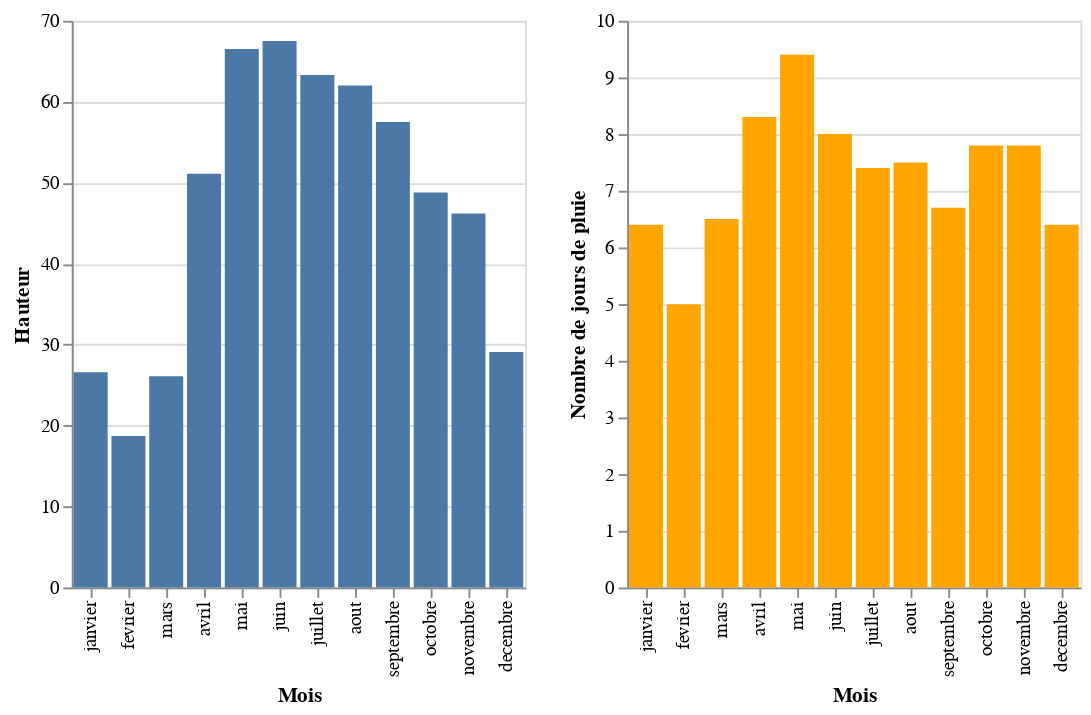

The code cell stored with this chart in its notebook:
### Markdown cell above
Et visualisons-la :

### Code cell
alt.Chart(moyenne_clermont.reset_index()).mark_bar().encode(
    alt.X('mois:N', title='Mois', sort =mois),
    alt.Y('hauteur', title='Hauteur'),
    tooltip=['mois', 'hauteur']
) | alt.Chart(moyenne_clermont.reset_index()).mark_bar(color='orange').encode(
    alt.X('mois:N', title='Mois', sort=mois),
    alt.Y('nb_jours', title='Nombre de jours de pluie'),
    tooltip=['mois', 'nb_jours']
)

### Figure 1 — Vega-Lite specification as saved in the notebook (floating-point values rounded to 4 significant figures)
{"config": {"view": {"continuousWidth": 400, "continuousHeight": 300}}, "hconcat": [{"data": {"name": "data-9b441f1c4109e1e50d22077bc1f61234"}, "mark": "bar", "encoding": {"tooltip": [{"field": "mois", "type": "nominal"}, {"field": "hauteur", "type": "quantitative"}], "x": {"field": "mois", "sort": ["janvier", "fevrier", "mars", "avril", "mai", "juin", "juillet", "aout", "septembre", "octobre", "novembre", "decembre"], "title": "Mois", "type": "nominal"}, "y": {"field": "hauteur", "title": "Hauteur", "type": "quantitative"}}}, {"data": {"name": "data-9b441f1c4109e1e50d22077bc1f61234"}, "mark": {"type": "bar", "color": "orange"}, "encoding": {"tooltip": [{"field": "mois", "type": "nominal"}, {"field": "nb_jours", "type": "quantitative"}], "x": {"field": "mois", "sort": ["janvier", "fevrier", "mars", "avril", "mai", "juin", "juillet", "aout", "septembre", "octobre", "novembre", "decembre"], "title": "Mois", "type": "nominal"}, "y": {"field": "nb_jours", "title": "Nombre de jours de pluie", "type": "quantitative"}}}], "$schema": "https://vega.github.io/schema/vega-lite/v4.17.0.json", "datasets": {"data-9b441f1c4109e1e50d22077bc1f61234": [{"index": 0, "mois": "janvier", "hauteur": 26.6, "nb_jours": 6.4}, {"index": 1, "mois": "fevrier", "hauteur": 18.7, "nb_jours": 5.0}, {"index": 2, "mois": "mars", "hauteur": 26.1, "nb_jours": 6.5}, {"index": 3, "mois": "avril", "hauteur": 51.1, "nb_jours": 8.3}, {"index": 4, "mois": "mai", "hauteur": 66.5, "nb_jours": 9.4}, {"index": 5, "mois": "juin", "hauteur": 67.5, "nb_jours": 8.0}, {"index": 6, "mois": "juillet", "hauteur": 63.3, "nb_jours": 7.4}, {"index": 7, "mois": "aout", "hauteur": 62.0, "nb_jours": 7.5}, {"index": 8, "mois": "septembre", "hauteur": 57.5, "nb_jours": 6.7}, {"index": 9, "mois": "octobre", "hauteur": 48.8, "nb_jours": 7.8}, {"index": 10, "mois": "novembre", "hauteur": 46.2, "nb_jours": 7.8}, {"index": 11, "mois": "decembre", "hauteur": 29.1, "nb_jours": 6.4}]}}
